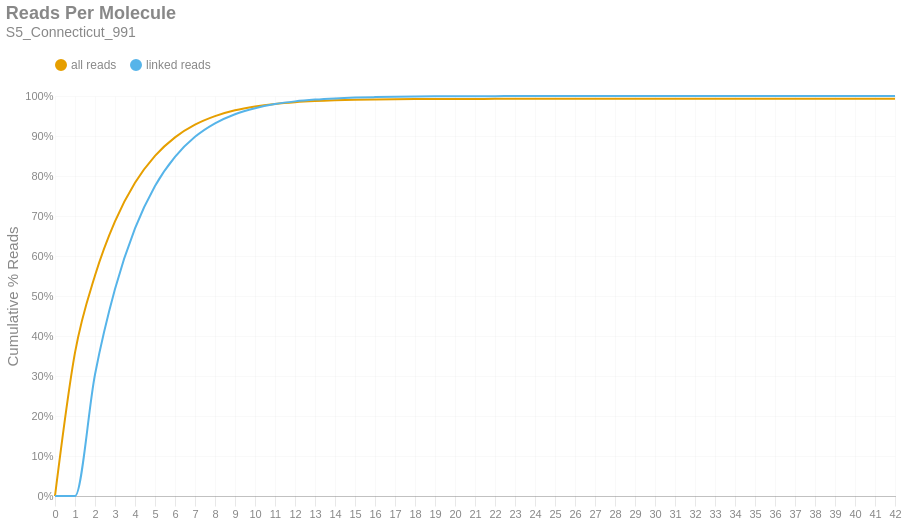

Notebook cell for this chart:
### Markdown cell above
### Reads per Molecule
This chart shows the cumulative distribution of the number of reads per linked molecule. That is, how many alignments are associated with a unique molecule. This excludes the number of reads associated with invalid or absent linked-read barcodes. The `linked` histogram is the percentages recalculated when disregarding singletons.

### Code cell
if SKIPLR:
    print_html(f"Skipped")
else:
    counts = np.bincount(valids['reads'].cast(pl.Int64).to_numpy())
    weighted = counts * np.arange(len(counts))
    all_perc = weighted / n_reads
    linked_perc = weighted / n_linked_reads
    linked_perc[1] = 0
    binned_df = pl.DataFrame({
        'readsper': list(range(len(counts))),
        'all reads (cumsum)': np.cumsum(all_perc).tolist(),
        'linked reads (cumsum)': np.cumsum(linked_perc).tolist(),
    })

    with SafeRender(binned_df):
        (
            density_plot(binned_df, 'Reads Per Molecule', samplename, 'readspmol')
            .encode(
                x=alt.X('readsper:O', title=None).axis(labelAngle=0).scale(padding=0),
                y=alt.Y('value:Q', title='Cumulative % Reads').axis(format='%').stack(False),
                color=alt.Color("key:N").scale(domain=["all reads", "linked reads"]),
                tooltip=[
                    alt.Tooltip("key:N", title="Data Type"),
                    alt.Tooltip("readsper:O", title="Reads Per Molecule"),
                    alt.Tooltip("value:Q", format=".2%", title="% Reads (Cum.)")
                ]            
            )
        ).display()

### Figure 1 — Vega-Lite specification as saved in the notebook (floating-point values rounded to 4 significant figures)
{"width": "container", "height": 400, "config": {"title": {"anchor": "start", "dy": -15, "fontSize": 18, "color": "#888888", "subtitleColor": "#888888", "subtitleFontSize": 14}, "arc": {"fill": "#0072B2"}, "axis": {"domainColor": "#888888", "domainWidth": 0.5, "gridWidth": 0.2, "grid": false, "titleFontWeight": 400, "titleFontSize": 15, "labelFontSize": 11, "labelColor": "#888888", "tickColor": "#888888", "tickWidth": 0.2, "titleColor": "#888888"}, "axisBand": {"grid": false}, "axisX": {"grid": true, "tickSize": 10, "domainCap": "round"}, "axisY": {"domain": false, "grid": true, "tickSize": 0, "domainCap": "round"}, "background": "transparent", "header": {"labelFontSize": 15, "labelColor": "#888888", "titleFontSize": 15, "titleFontWeight": 600, "titleColor": "#888888"}, "legend": {"labelFont": "sans-serif", "labelFontSize": 12, "labelColor": "#888888", "symbolSize": 100, "symbolType": "circle", "titleFontSize": 12, "titlePadding": 10, "titleColor": "#888888", "title": null, "orient": "top"}, "range": {"category": ["#E69F00", "#56B4E9", "#009E73", "#F0E442", "#0072B2", "#D55E00", "#CC79A7", "#000000"], "diverging": ["#cfe8f3", "#a2d4ec", "#73bfe2", "#46abdb", "#1696d2", "#12719e"]}, "area": {"fill": "#0072B2", "fillOpacity": 0.7, "line": true, "strokeOpacity": 0.7}, "line": {"color": "#0072B2", "stroke": "#0072B2", "strokeWidth": 2}, "trail": {"color": "#0072B2", "stroke": "#0072B2", "strokeWidth": 0, "size": 1}, "point": {"filled": true, "fillOpacity": 1.0, "size": 95}, "text": {"color": "#888888", "fontSize": 11, "align": "right", "fontWeight": 400, "size": 11}, "bar": {"fill": "#0072B2", "stroke": null}, "view": {"stroke": null, "continuousWidth": 660, "continuousHeight": 400}}, "data": {"name": "data-19cc28475e38f61fd8d67a6b09ac6872"}, "mark": {"type": "line", "interpolate": "monotone", "point": {"opacity": 0, "size": 275}}, "encoding": {"color": {"field": "key", "scale": {"domain": ["all reads", "linked reads"]}, "type": "nominal"}, "tooltip": [{"field": "key", "title": "Data Type", "type": "nominal"}, {"field": "readsper", "title": "Reads Per Molecule", "type": "ordinal"}, {"field": "value", "format": ".2%", "title": "% Reads (Cum.)", "type": "quantitative"}], "x": {"axis": {"labelAngle": 0}, "field": "readsper", "scale": {"padding": 0}, "title": null, "type": "ordinal"}, "y": {"axis": {"format": "%"}, "field": "value", "stack": false, "title": "Cumulative % Reads", "type": "quantitative"}}, "params": [{"name": "param_c36ac31b6afebe62", "select": {"type": "point", "fields": ["key"]}, "bind": "legend"}], "title": {"text": "Reads Per Molecule", "subtitle": "S5_Connecticut_991"}, "transform": [{"fold": ["all reads (cumsum)", "linked reads (cumsum)"]}, {"calculate": "replace(datum.key, ' (cumsum)', '')", "as": "key"}, {"filter": {"param": "param_c36ac31b6afebe62"}}], "usermeta": {"embedOptions": {"downloadFileName": "S5_Connecticut_991.readspmol"}}, "$schema": "https://vega.github.io/schema/vega-lite/v6.1.0.json", "datasets": {"data-19cc28475e38f61fd8d67a6b09ac6872": [{"readsper": 0, "all reads (cumsum)": 0.0, "linked reads (cumsum)": 0.0}, {"readsper": 1, "all reads (cumsum)": 0.3583, "linked reads (cumsum)": 0.0}, {"readsper": 2, "all reads (cumsum)": 0.5511, "linked reads (cumsum)": 0.3038}, {"readsper": 3, "all reads (cumsum)": 0.6866, "linked reads (cumsum)": 0.5173}, {"readsper": 4, "all reads (cumsum)": 0.7829, "linked reads (cumsum)": 0.6689}, {"readsper": 5, "all reads (cumsum)": 0.8503, "linked reads (cumsum)": 0.7752}, {"readsper": 6, "all reads (cumsum)": 0.8966, "linked reads (cumsum)": 0.8481}, {"readsper": 7, "all reads (cumsum)": 0.9282, "linked reads (cumsum)": 0.8979}, {"readsper": 8, "all reads (cumsum)": 0.9497, "linked reads (cumsum)": 0.9317}, {"readsper": 9, "all reads (cumsum)": 0.9642, "linked reads (cumsum)": 0.9545}, {"readsper": 10, "all reads (cumsum)": 0.9737, "linked reads (cumsum)": 0.9696}, {"readsper": 11, "all reads (cumsum)": 0.9802, "linked reads (cumsum)": 0.9798}, {"readsper": 12, "all reads (cumsum)": 0.9845, "linked reads (cumsum)": 0.9865}, {"readsper": 13, "all reads (cumsum)": 0.9873, "linked reads (cumsum)": 0.991}, {"readsper": 14, "all reads (cumsum)": 0.9892, "linked reads (cumsum)": 0.994}, {"readsper": 15, "all reads (cumsum)": 0.9905, "linked reads (cumsum)": 0.996}, {"readsper": 16, "all reads (cumsum)": 0.9913, "linked reads (cumsum)": 0.9972}, {"readsper": 17, "all reads (cumsum)": 0.9918, "linked reads (cumsum)": 0.9981}, {"readsper": 18, "all reads (cumsum)": 0.9922, "linked reads (cumsum)": 0.9987}, {"readsper": 19, "all reads (cumsum)": 0.9925, "linked reads (cumsum)": 0.9991}, {"readsper": 20, "all reads (cumsum)": 0.9926, "linked reads (cumsum)": 0.9994}, {"readsper": 21, "all reads (cumsum)": 0.9928, "linked reads (cumsum)": 0.9996}, {"readsper": 22, "all reads (cumsum)": 0.9928, "linked reads (cumsum)": 0.9997}, {"readsper": 23, "all reads (cumsum)": 0.9929, "linked reads (cumsum)": 0.9998}, {"readsper": 24, "all reads (cumsum)": 0.993, "linked reads (cumsum)": 0.9999}, {"readsper": 25, "all reads (cumsum)": 0.993, "linked reads (cumsum)": 0.9999}, {"readsper": 26, "all reads (cumsum)": 0.993, "linked reads (cumsum)": 0.9999}, {"readsper": 27, "all reads (cumsum)": 0.993, "linked reads (cumsum)": 1.0}, {"readsper": 28, "all reads (cumsum)": 0.993, "linked reads (cumsum)": 1.0}, {"readsper": 29, "all reads (cumsum)": 0.993, "linked reads (cumsum)": 1.0}, {"readsper": 30, "all reads (cumsum)": 0.993, "linked reads (cumsum)": 1.0}, {"readsper": 31, "all reads (cumsum)": 0.993, "linked reads (cumsum)": 1.0}, {"readsper": 32, "all reads (cumsum)": 0.993, "linked reads (cumsum)": 1.0}, {"readsper": 33, "all reads (cumsum)": 0.993, "linked reads (cumsum)": 1.0}, {"readsper": 34, "all reads (cumsum)": 0.993, "linked reads (cumsum)": 1.0}, {"readsper": 35, "all reads (cumsum)": 0.993, "linked reads (cumsum)": 1.0}, {"readsper": 36, "all reads (cumsum)": 0.993, "linked reads (cumsum)": 1.0}, {"readsper": 37, "all reads (cumsum)": 0.993, "linked reads (cumsum)": 1.0}, {"readsper": 38, "all reads (cumsum)": 0.993, "linked reads (cumsum)": 1.0}, {"readsper": 39, "all reads (cumsum)": 0.993, "linked reads (cumsum)": 1.0}, {"readsper": 40, "all reads (cumsum)": 0.993, "linked reads (cumsum)": 1.0}, {"readsper": 41, "all reads (cumsum)": 0.993, "linked reads (cumsum)": 1.0}, {"readsper": 42, "all reads (cumsum)": 0.993, "linked reads (cumsum)": 1.0}]}}
